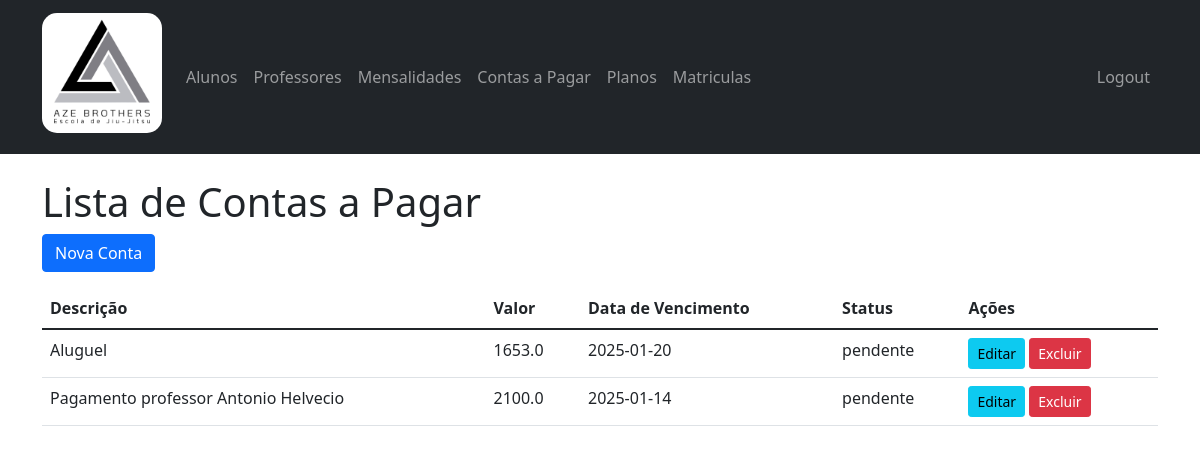
/contas (signed in), run on the app's committed database.
### app.py (models this page shows)
class ContaPagar(db.Model):
    id = db.Column(db.Integer, primary_key=True)
    descricao = db.Column(db.String(200), nullable=False)
    valor = db.Column(db.Float, nullable=False)
    data_vencimento = db.Column(db.Date, nullable=False)
    status = db.Column(db.String(20), default='pendente')  # 'pendente', 'pago'

### app.py (the view)
@app.route('/contas')
@login_required
@requer_permissao('contas')
def listar_contas():
    contas = ContaPagar.query.all()
    return render_template('contas/listar.html', contas=contas)

### app.py (called while the page is built)
def requer_permissao(codigo_permissao):
    def decorator(f):
        @wraps(f)
        def decorated_function(*args, **kwargs):
            if not current_user.tem_permissao(codigo_permissao):
                flash('Você não tem permissão para acessar esta área. Procure o Administrador para solicitar !', 'error')
                return redirect(url_for('index'))
            return f(*args, **kwargs)
        return decorated_function
    return decorator

@login_manager.user_loader
def load_user(user_id):
    return Usuario.query.get(int(user_id))

    def tem_permissao(self, codigo_permissao):
        if self.tipo == 'admin':  # Admin tem todas as permissões
            return True
        return any(p.codigo == codigo_permissao for p in self.permissoes)

### templates/contas/listar.html (shortened to what this page needs)
{% extends "base.html" %}
{% block content %}
    <h1>Lista de Contas a Pagar</h1>
    <a href="{{ url_for('nova_conta') }}" class="btn btn-primary mb-3">Nova Conta</a>
    <table class="table">
        <thead>
            <tr>
                <th>Descrição</th>
                <th>Valor</th>
                <th>Data de Vencimento</th>
                <th>Status</th>
                <th>Ações</th>
            </tr>
        </thead>
        <tbody>
            {% for conta in contas %}
            <tr>
                <td>{{ conta.descricao }}</td>
                <td>{{ conta.valor }}</td>
                <td>{{ conta.data_vencimento.strftime('%Y-%m-%d') }}</td>
                <td>{{ conta.status }}</td>
                <td>
                    <a href="{{ url_for('editar_conta', id=conta.id) }}" class="btn btn-sm btn-info">Editar</a>
                    <form action="{{ url_for('excluir_conta', id=conta.id) }}" method="POST" style="display:inline;">
                        <button type="submit" class="btn btn-sm btn-danger" onclick="return confirm('Tem certeza que deseja excluir esta conta?');">Excluir</button>
                    </form>
                </td>
            </tr>
            {% endfor %}
        </tbody>
    </table>
{% endblock %}

### data on the page
ContaPagar: descricao "Aluguel", valor "1653.0", data_vencimento "2025-01-20", status "pendente"
ContaPagar: descricao "Pagamento professor Antonio Helvecio", valor "2100.0", data_vencimento "2025-01-14", status "pendente"
